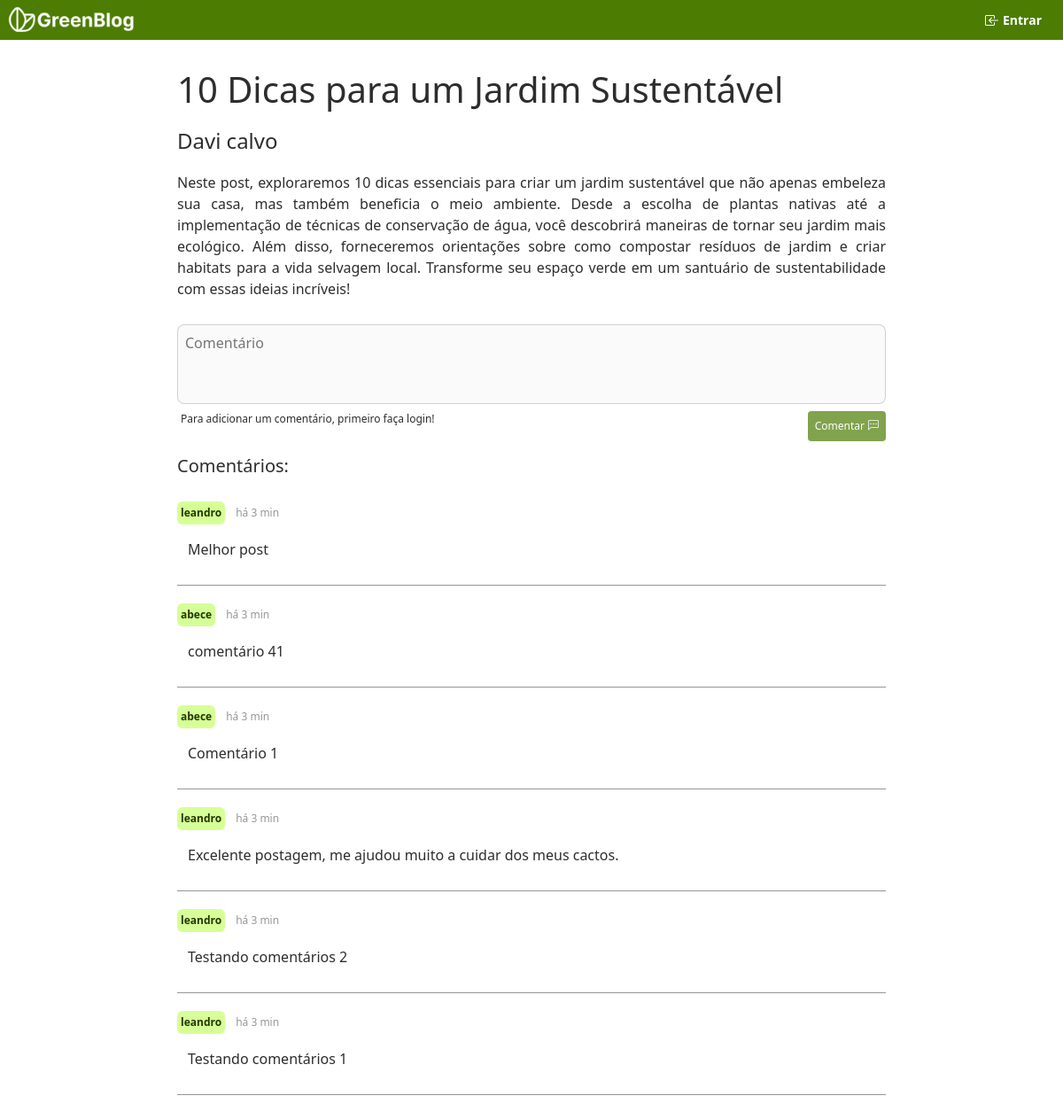
The page /post.php?id=1 on the database its author committed.
### tables this page shows
CREATE TABLE posts (
	post_id integer primary key autoincrement,
    owner_id int not null references user(user_id),
    title varchar(100),
    content text,
    created_at timestamp DEFAULT CURRENT_TIMESTAMP,
    subtitle text(100)
);

CREATE TABLE comments (
	id integer not null primary key autoincrement,
    post_id int not null references posts(post_id),
    owner_id int not null references user(user_id),
    content text,
    created_at timestamp DEFAULT CURRENT_TIMESTAMP
);

### database/database.php (called while the page is built, shortened)
<?php
$db = new PDO("sqlite:".DATABASE_PATH);
function get_comments_by_post_id(String $post_id){
  global $db;
  $sql = "--sql
		SELECT comments.*, user.username
		FROM comments, user
		WHERE user.user_id = comments.owner_id AND post_id = '$post_id'
		ORDER BY comments.created_at DESC
	";
  $query = $db->prepare($sql);
	$query->execute();
  $query = $query->fetchAll(PDO::FETCH_ASSOC);
  return $query;
}
function get_post_by_id(String $id){
  global $db;
  $sql = "--sql
		SELECT * FROM posts WHERE post_id = '$id'
	";
  $query = $db->prepare($sql);
	$query->execute();
  $query = $query->fetch(PDO::FETCH_ASSOC);
  return $query;
}

### post.php (the view, shortened to what this page needs)
<?php
include './database/database.php';
$header = include './header.php';
$post_id = $_GET['id'];
$post = get_post_by_id($post_id);
$comments = get_comments_by_post_id($post_id);
?>
<!DOCTYPE html>
<html lang="pt-br">
<head>
  <link rel="stylesheet" href="/styles/global.css">
  <link rel="stylesheet" href="/styles/posts.css">
</head>
<body>
  <?= $header ?>
  <main id="container">
    <div id="content">
      <h1 class="h1"><?= $post['title'] ?></h1>
      <p class="h4" id="subtitle"><?= $post['subtitle'] ?></p>
      <p id="content_body"><?= $post['content'] ?></p>
      <form action="/actions/comment.php" method="post" id="form">
        <textarea name="comment" id="comment_field" cols="30" rows="10" disabled required placeholder=Comentário></textarea>
        <div>
          <span>Para adicionar um comentário, primeiro faça login!</span>
          <button id="send_comment_bt" disabled>
            Comentar
            <span class="bi bi-chat-left-dots"></span>
          </button>
        </div>
      </form>
    </div>
    <div id="comments">
      <h5 class="h5">Comentários:</h5>
      <?php
      if ($comments) {
        foreach ($comments as &$comment) {
          $content = &$comment['content'];
          $username = &$comment['username'];
          echo <<<HTML
              <div id="comment" >
                <div id="comment_title" >
                  <span>$username</span>
                  <span> há 3 min</span>
                </div>
                <p>$content</p>
              </div>
            HTML;
        }
      }
      ?>
    </div>
  </main>
</body>
</html>

### header.php
<?php
return <<<HTML
  <link rel="stylesheet" href="./styles/header.css">
  <header>
    <div>
      <a href="/" id="logo-white">
      </a>
    </div>
    <div id="user_case" >
      <a href="signin.php" >
        <button id="login_link">
          <span id="login_icon" class="bi bi-box-arrow-in-left"></span>
          <span>Entrar</span>
        </button>
      </a>
    </div>
  </header>
  <script src="/scripts/header.js" ></script>
HTML;
?>

### styles/global.css (style rules this page uses)
:root { --primary-1: #D6FF97; --primary-2: #4C7D02; --primary-3: #213700; --alert-1: rgb(238, 108, 68); --font-1: #969696; --font-2: #343434; --font-3: #2D2D2D; --white: #FFFFFF; --back-color: #FFFFFF; --white: #FFFFFF; --header-height: 45px }
body { background-color: var(--back-color); }
* { margin: 0; padding: 0; box-sizing: border-box; color: var(--font-3); }
a { text-decoration: none; color: var(--font-3); }
button { background-color: var(--white); border: none; padding: 2px 8px; border-radius: 4px; display: flex; justify-content: center; align-items: center; gap: 4px; }
main { width: 100%; height: calc(100vh - var(--header-height)); margin-top: var(--header-height); }
#container { display: flex; flex-direction: column; align-items: center; width: 100%; height: calc(100vh - var(--header-height)); overflow-x: auto; padding: 16px; }

### styles/posts.css (style rules this page uses)
#content { max-width: 800px; width: 100%; display: flex; flex-direction: column; gap: 12px; padding: 16px 0; font-size: 18px; }
textarea { resize: none; width: 100%; height: 90px; padding: 8px; border-radius: 8px; font-size: 16px; }
#form { display: flex; flex-direction: column; align-items: end; gap: 8px; }
#form>div { width: 100%; display: flex; justify-content: space-between; font-size: 12px; padding-left: 4px; }
#send_comment_bt { padding: 8px; background-color: var(--primary-2); color: var(--white); font-weight: 500; }
#send_comment_bt>span { color: var(--white); }
#send_comment_bt:disabled { opacity: .7; }
#content_body { text-align: justify; line-height: 24px; font-size: 16px; font-weight: 500; }
#comments { max-width: 800px; width: 100%; display: flex; flex-direction: column; gap: 20px; padding-bottom: 50px; }
#comment { width: 100%; border-bottom: 1px solid var(--font-1); display: flex; flex-direction: column; gap: 16px; padding: 0 0 12px 0; }
#comment>p { padding: 0 12px; font-weight: 500; }
#comment_title { display: flex; gap: 12px; align-items: center; font-size: 12px; }
#comment_title>span:first-child { background-color: var(--primary-1); padding: 4px; border-radius: 6px; color: var(--primary-3); font-weight: 600; }
#comment_title>span:last-child { color: var(--font-1); font-weight: 500; }

### styles/header.css (style rules this page uses)
header { background-color: var(--primary-2); width: 100%; height: var(--header-height); position: fixed; top: 0; font-weight: 600; display: flex; justify-content: space-between; align-items: center; padding: 8px; }
#logo-white { width: 150px; height: calc(var(--header-height) - 8px); background-image: url(/assets/logo-white.png); background-repeat: no-repeat; background-position: center; background-size: cover; }
header>div { display: flex; gap: 12px; justify-content: center; }
header div:first-child { justify-content: start; }
header div:last-child { justify-content: end; }
#login_icon { font-size: 16px; color: var(--white); font-weight: 600; }
#login_link>span:last-child { color: var(--white); font-weight: 600; font-size: 14px; }
#login_link { padding: 4px 8px; background-color: transparent; }
#user_case { display: flex; justify-content: end; align-items: center; gap: 20px; padding: 0 8px; }

### rows shown on the page
posts: title "10 Dicas para um Jardim Sustentável", subtitle "Davi calvo", content "Neste post, exploraremos 10 dicas essenciais para criar um jardim sustentável que não apenas embeleza sua casa, mas também beneficia o meio ambiente. Desde a escolha de plantas nativas até a implementação de técnicas de conservação de água, você descobrirá maneiras de tornar seu jardim mais ecológico. Além disso, forneceremos orientações sobre como compostar resíduos de jardim e criar habitats para a vida selvagem local. Transforme seu espaço verde em um santuário de sustentabilidade com essas ideias incríveis!"
comments: username "leandro", content "Melhor post"
comments: username "abece", content "comentário 41"
comments: username "abece", content "Comentário 1"
comments: username "leandro", content "Excelente postagem, me ajudou muito a cuidar dos meus cactos."
comments: username "leandro", content "Testando comentários 2"
comments: username "leandro", content "Testando comentários 1"
